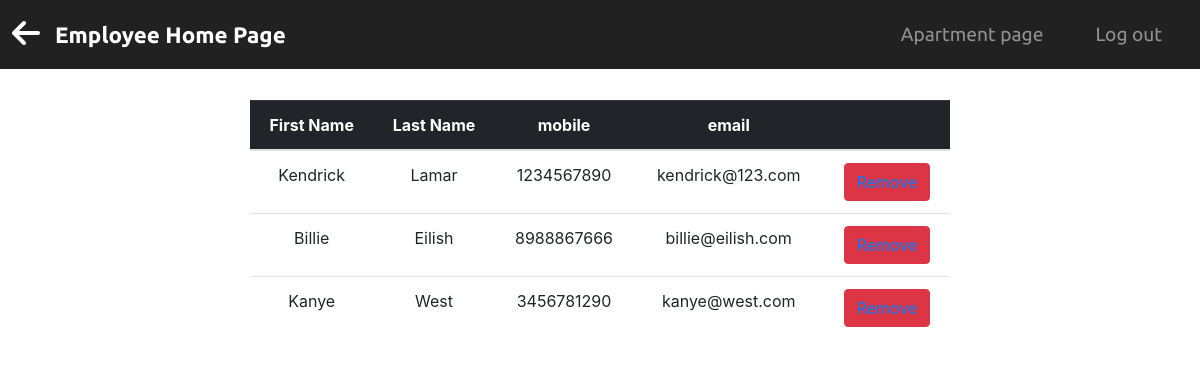
The page /rem_list on the database as committed earlier.
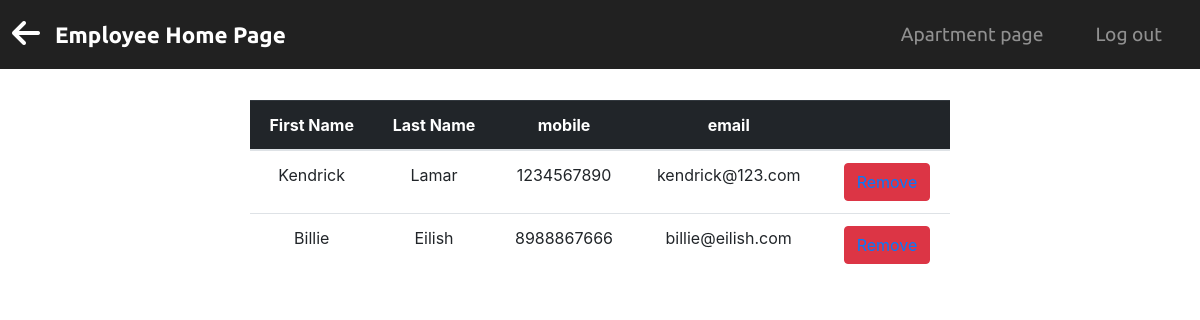
The same page on the database as committed later.
### rems/models.py (models this page shows, shortened)
class Employee(db.Model):
    __tablename__ = 'employee'
    id = db.Column(db.Integer, primary_key=True)
    fname = db.Column(db.String(25), index=True, unique=False)
    lname = db.Column(db.String(25), index=True, unique=False)
    mobile = db.Column(db.String(10), index=True, unique=True)
    emer_num = db.Column(db.String(10), index=False, unique=False)
    dob = db.Column(db.DateTime, nullable=False)
    email = db.Column(db.String(120), index=True, unique=True)
    gender = db.Column(db.String(10), index=True, unique=False)
    service_id = db.Column(db.Integer, db.ForeignKey('service.id'))
    user = db.relationship("User", uselist=False, backref="employee")
    receiver = db.relationship("Transaction", uselist=False, backref="employee")

### rems/routes.py (the view)
@app.route('/rem_list')
def emp_list():
    headings = ("First Name", "Last Name", "mobile", "email", " ")
    emps = Employee.query.filter_by(service_id=4).all()
    return render_template('removal_list.html', headings=headings, data=emps)

### rems/templates/removal_list.html (shortened to what this page needs)
<!DOCTYPE html>
<html lang="en">
<head>
    <link href="//maxcdn.bootstrapcdn.com/bootstrap/4.1.1/css/bootstrap.min.css" rel="stylesheet" id="bootstrap-css">
    <link rel="stylesheet" type="text/css" href="{{ url_for('static', filename= 'css/list.css') }}">
</head>
<body>
<section id="title">
    <div class="container-fluid">
        <nav class="navbar navbar-expand-lg navbar-dark fixed-top">
            <a href="{{ url_for('rem_employee') }}"><i class="fas fa-arrow-left fa-2x"></i></a>
            <a class="navbar-brand " href="{{ url_for('home2') }}">Employee Home Page</a>
            <div class="collapse navbar-collapse" id="navbarSupportedContent">
                <ul class="navbar-nav ml-auto">
                    <li class="nav-item">
                        <a class="nav-link" href="{{ url_for('index') }}">Apartment page</a>
                    </li>
                    <li class="nav-item">
                        <a class="nav-link" href="{{ url_for('logout') }}">Log out</a>
                    </li>
                </ul>
            </div>
        </nav>
    </div>
</section>
<section class="white-section">
    <table class="table table-hover">
        <thead class="table-dark">
        <tr>
            {% for header in headings %}
                <th>{{ header }}</th>
            {% endfor %}
        </tr>
        </thead>
        {% for emp in data %}
            <tr>
                <td> {{ emp.fname }}</td>
                <td> {{ emp.lname }} </td>
                <td> {{ emp.mobile }} </td>
                <td> {{ emp.email }} </td>
                <td>
                    <button type="button" class="btn btn-danger "><a
                            href="{{ url_for('delete_emp',id=emp.id) }}">Remove</a></button>
                </td>
            </tr>
        {% endfor %}
    </table>
</section>
</body>
</html>

### rems/static/css/list.css (style rules this page uses)
.white-section { padding-top: 100px; width: 700px; text-align: center; margin: auto; }
#title { text-align: center; }
.fas { color: #fff; padding-right: 15px; }
.navbar { padding: 1%; background-color:#212121; }
.navbar-brand { font-family: "Ubuntu"; font-size: 1.4rem; font-weight: bold; }
.nav-item { padding: 0 18px; font-family: "Ubuntu"; }
.nav-link { font-size: 1.2rem; font-family: "Ubuntu"; }

Rows that differ between the two databases and show on the page:
removed Employee: fname "Kanye", lname "West", mobile "3456781290", email "kanye@west.com"
